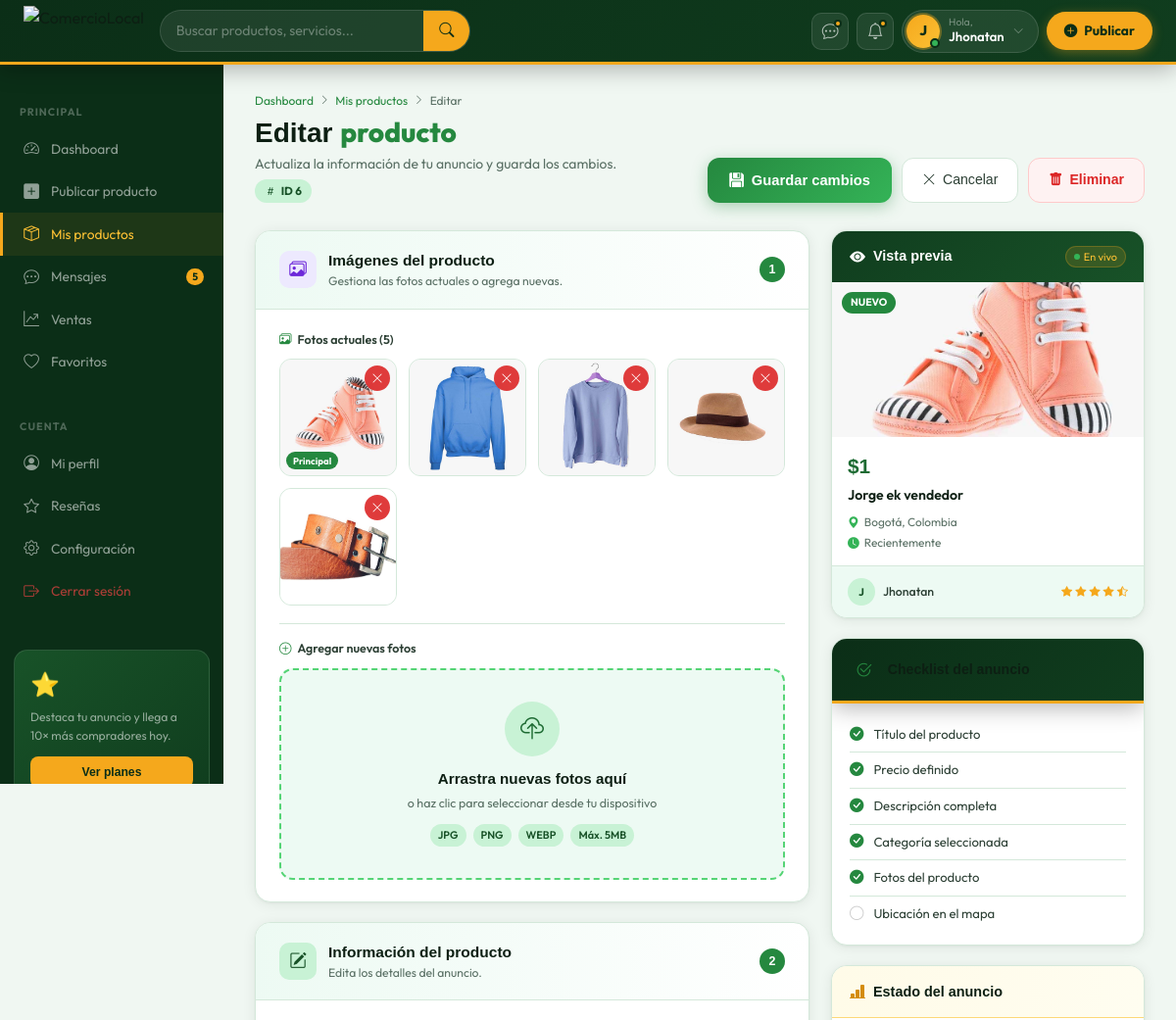
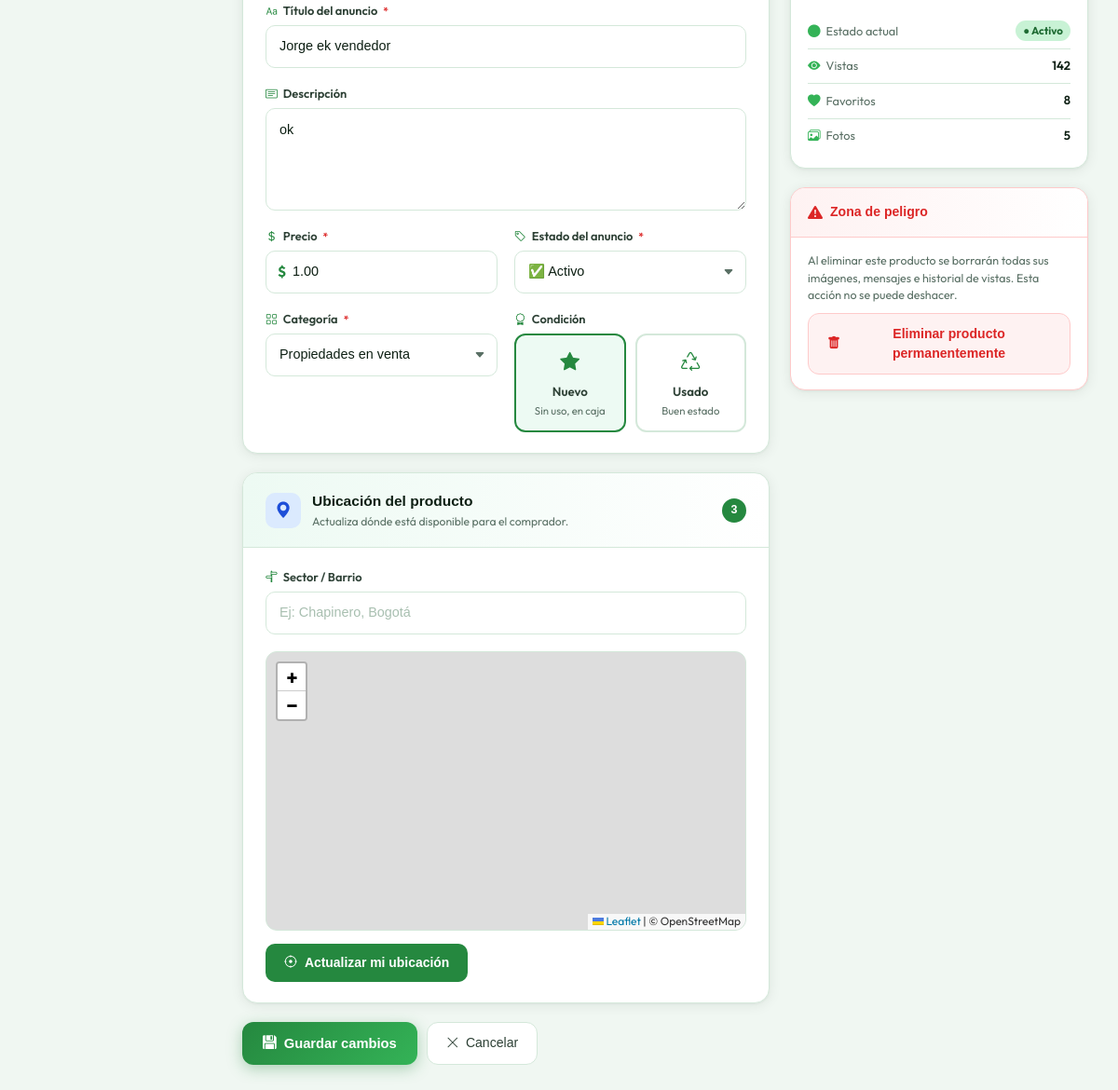
The page /src/app/edit_product.php?id=6 (signed in) on the database its author committed (2 pictures, top to bottom).
### tables this page shows
CREATE TABLE `product_images` (
  `id` int NOT NULL AUTO_INCREMENT,
  `product_id` int NOT NULL,
  `image_url` varchar(255) NOT NULL,
  PRIMARY KEY (`id`),
  KEY `product_id` (`product_id`),
  CONSTRAINT `product_images_ibfk_1` FOREIGN KEY (`product_id`) REFERENCES `products` (`id`) ON DELETE CASCADE
);

CREATE TABLE `products` (
  `id` int NOT NULL AUTO_INCREMENT,
  `title` varchar(150) DEFAULT NULL,
  `price` decimal(10,2) DEFAULT NULL,
  `description` text,
  `category_id` int DEFAULT NULL,
  `status` enum('disponible','vendido') DEFAULT NULL,
  `longitude` decimal(11,7) DEFAULT NULL,
  `latitude` decimal(10,7) DEFAULT NULL,
  `condition_type` enum('nuevo','usado','reacondicionado') NOT NULL,
  `user_id` int DEFAULT NULL,
  `created_at` timestamp NULL DEFAULT CURRENT_TIMESTAMP,
  `admin_status` enum('active','inactive','deleted') NOT NULL DEFAULT 'active',
  `updated_at` timestamp NULL DEFAULT NULL ON UPDATE CURRENT_TIMESTAMP,
  `promo_priority` tinyint unsigned NOT NULL DEFAULT '0' COMMENT '0=normal 1=basic 2=recommended 3=premium',
  PRIMARY KEY (`id`),
  KEY `category_id` (`category_id`),
  KEY `fk_user` (`user_id`),
  KEY `idx_admin_status` (`admin_status`,`status`),
  KEY `idx_created` (`created_at`),
  CONSTRAINT `fk_user` FOREIGN KEY (`user_id`) REFERENCES `users` (`id`) ON DELETE CASCADE,
  CONSTRAINT `products_ibfk_1` FOREIGN KEY (`category_id`) REFERENCES `categories` (`id`)
);

CREATE TABLE `categories` (
  `id` int NOT NULL AUTO_INCREMENT,
  `name` varchar(100) NOT NULL,
  PRIMARY KEY (`id`)
);

### src/app/edit_product.php (the view, shortened to what the rows shown need)
<?php
require_once("../config/conexion.php");
$id = $_GET['id'];
$sql     = "SELECT * FROM products WHERE id = '$id'";
$result  = mysqli_query($conn, $sql);
$product = mysqli_fetch_assoc($result);
$img_sql    = "SELECT * FROM product_images WHERE product_id = '$id' ORDER BY id ASC";
$img_result = mysqli_query($conn, $img_sql);
$existingImages = [];
while ($img = mysqli_fetch_assoc($img_result)) $existingImages[] = $img;
$cat_sql    = "SELECT * FROM categories ORDER BY name ASC";
$cat_result = mysqli_query($conn, $cat_sql);
?>
<!DOCTYPE html>
<html lang="es">
<head>
    <link rel="stylesheet" href="https://unpkg.com/leaflet/dist/leaflet.css" />
    <link rel="stylesheet" href="https://cdn.jsdelivr.net/npm/bootstrap-icons@1.11.3/font/bootstrap-icons.css">
    <link rel="stylesheet" href="../output.css">
    <link rel="stylesheet" href="../style/edit_product.css">
</head>
<body>
    <?php $basePath = '../'; include __DIR__ . '/../components/header.php'; ?>
    <div class="page-shell">
        <main class="main-content">
            <div class="pg-header">
                <div>
                    <h1 class="pg-title">Editar <span>producto</span></h1>
                </div>
            </div>
            <form id="editForm" action="./edit_product.php" method="POST" enctype="multipart/form-data">
                <div class="edit-layout">
                    <div class="left-col">
                        <div class="card">
                            <div class="card-body">
                                <?php if (!empty($existingImages)): ?>
                                    <div class="existing-images-grid">
                                        <?php foreach ($existingImages as $idx => $img): ?>
                                            <div class="existing-img-card">
                                                <img src="./productos/uploads/<?php echo htmlspecialchars($img['image_url']); ?>"
                                                    alt="Imagen <?php echo $idx + 1; ?>">
                                                <?php if ($idx === 0): ?>
                                                    <span class="main-tag">Principal</span>
                                                <?php endif; ?>
                                                <button type="button" class="del-img-btn"
                                                    onclick="removeExistingImg(this, <?php echo $img['id']; ?>)"
                                                    title="Eliminar imagen">
                                                    <i class="bi bi-x-lg"></i>
                                                </button>
                                            </div>
                                        <?php endforeach; ?>
                                    </div>
                                <?php endif; ?>
                            </div>
                        </div>
                        <div class="card">
                            <div class="card-body">
                                <div class="form-group">
                                    <label class="form-label" for="nombre">
                                        <i class="bi bi-type"></i> Título del anuncio <span class="required">*</span>
                                    </label>
                                    <input type="text" id="nombre" name="nombre" class="form-control"
                                        value="<?php echo htmlspecialchars($product['title'] ?? ''); ?>"
                                        placeholder="Ej: iPhone 13 128GB Negro – Perfecto estado" required>
                                </div>
                                <div class="form-group">
                                    <label class="form-label" for="descripcion">
                                        <i class="bi bi-card-text"></i> Descripción
                                    </label>
                                    <textarea id="descripcion" name="descripcion" class="form-control"
                                        placeholder="Describe el estado, características, accesorios incluidos..."><?php echo htmlspecialchars($product['description'] ?? ''); ?></textarea>
                                </div>
                                <div class="form-row">
                                    <div class="form-group">
                                        <div class="price-wrapper">
                                            <span class="price-prefix">$</span>
                                            <input type="number" id="precio" name="precio" class="form-control"
                                                value="<?php echo htmlspecialchars($product['price'] ?? ''); ?>"
                                                placeholder="0" required>
                                        </div>
                                    </div>
                                    <div class="form-group">
                                        <label class="form-label">
                                            <i class="bi bi-tag"></i> Estado del anuncio <span class="required">*</span>
                                        </label>
                                        <select name="estado" class="form-control" required>
                                            <option value="1" <?php echo ($product['status'] == 1 || $product['status'] === 'disponible') ? 'selected' : ''; ?>>✅ Activo</option>
                                        </select>
                                    </div>
                                </div>
                                <div class="form-row">
                                    <div class="form-group">
                                        <label class="form-label" for="categoria">
                                            <i class="bi bi-grid"></i> Categoría <span class="required">*</span>
                                        </label>
                                        <select name="categoria" id="categoria" class="form-control" required>
                                            <?php while ($cat = mysqli_fetch_assoc($cat_result)): ?>
                                                <option value="<?php echo $cat['id']; ?>"
                                                    <?php echo ($product['category_id'] == $cat['id']) ? 'selected' : ''; ?>>
                                                    <?php echo htmlspecialchars($cat['name']); ?>
                                                </option>
                                            <?php endwhile; ?>
                                        </select>
                                    </div>
                                </div>
                            </div>
                        </div>
                    </div>
                    <div class="right-col">
                        <div class="preview-card">
                            <div class="preview-img-slot" id="previewImgSlot">
                                <?php if (!empty($existingImages)): ?>
                                    <img id="previewMainImg" src="./productos/uploads/<?php echo htmlspecialchars($existingImages[0]['image_url']); ?>" alt="">
                                <?php else: ?>
                                    <i class="bi bi-image" id="previewImgIcon"></i>
                                <?php endif; ?>
                                <div class="preview-cond-badge" id="previewCond">
                                    <?php echo ucfirst($product['condition_type'] ?? 'Usado'); ?>
                                </div>
                            </div>
                            <div class="preview-body">
                                <div class="preview-price" id="previewPrice">
                                    $<?php echo number_format($product['price'] ?? 0, 0, ',', '.'); ?>
                                </div>
                                <div class="preview-title" id="previewTitle">
                                    <?php echo htmlspecialchars($product['title'] ?? 'Título del producto'); ?>
                                </div>
                                <div class="preview-meta">
                                    <div class="preview-meta-row"><i class="bi bi-geo-alt-fill"></i> Bogotá, Colombia</div>
                                    <div class="preview-meta-row"><i class="bi bi-clock-fill"></i> Recientemente</div>
                                </div>
                            </div>
                        </div>
                    </div>
                </div>
            </form>
        </main>
    </div>
</body>
</html>

### rows shown on the page
product_images: image_url (picture), shows "Principal"
product_images: image_url (picture)
product_images: image_url (picture)
product_images: image_url (picture)
product_images: image_url (picture)
products: nombre "Jorge ek vendedor", descripcion "ok", precio "1.00", estado "✅ Activo", categoria "Propiedades en venta", condition_type "NUEVO", price "1", title "Jorge ek vendedor"

### other values the page prints
$userInitial "J"
$userName "Jhonatan"
$id "6"
count($existingImages) "5"
